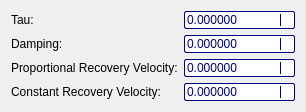
<?xml version="1.0" encoding="UTF-8"?>
<ui version="4.0">
 <class>MotorPosition</class>
 <widget class="QWidget" name="MotorPosition">
  <property name="geometry">
   <rect>
    <x>0</x>
    <y>0</y>
    <width>306</width>
    <height>102</height>
   </rect>
  </property>
  <property name="windowTitle">
   <string>Dialog</string>
  </property>
  <property name="styleSheet">
   <string notr="true">QSpinBox,QDoubleSpinBox {
	color: rgb(0,0,127);
	border: 1px solid rgb(0,0,127);
	border-radius: 2px;
}

QSpinBox:hover,QDoubleSpinBox:hover {
	background-color: rgba(0, 0, 0, 16);
}

QSpinBox::up-button,QDoubleSpinBox::up-button,
QSpinBox::down-button,QDoubleSpinBox::down-button {
	border-left: 1px solid rgb(0,0,127);
	background-color: transparent;
}

QSpinBox::up-button:hover,
QDoubleSpinBox::up-button:hover,
QSpinBox::down-button:hover,
QDoubleSpinBox::down-button:hover
{
	border-left: 1px solid rgb(0,0,127);
	background-color: rgba(0, 0, 0, 32);
}

QSpinBox::up-arrow,QDoubleSpinBox::up-arrow{
	image: url(:/icons/arrowup.png);
	width: 5px;
}

QSpinBox::down-arrow,QDoubleSpinBox::down-arrow{
	image: url(:/icons/arrowdown.png);
	width: 5px;
}
</string>
  </property>
  <layout class="QVBoxLayout" name="verticalLayout">
   <item>
    <layout class="QFormLayout" name="formLayout">
     <item row="0" column="0">
      <widget class="QLabel" name="label">
       <property name="text">
        <string>Tau:</string>
       </property>
      </widget>
     </item>
     <item row="1" column="0">
      <widget class="QLabel" name="label_2">
       <property name="text">
        <string>Damping:</string>
       </property>
      </widget>
     </item>
     <item row="2" column="0">
      <widget class="QLabel" name="label_3">
       <property name="text">
        <string>Proportional Recovery Velocity:</string>
       </property>
      </widget>
     </item>
     <item row="3" column="0">
      <widget class="QLabel" name="label_4">
       <property name="text">
        <string>Constant Recovery Velocity:</string>
       </property>
      </widget>
     </item>
     <item row="0" column="1">
      <widget class="QDoubleSpinBox" name="spinBoxTau">
       <property name="decimals">
        <number>6</number>
       </property>
       <property name="maximum">
        <double>1.000000000000000</double>
       </property>
       <property name="singleStep">
        <double>0.010000000000000</double>
       </property>
      </widget>
     </item>
     <item row="1" column="1">
      <widget class="QDoubleSpinBox" name="spinBoxDamping">
       <property name="decimals">
        <number>6</number>
       </property>
       <property name="maximum">
        <double>1.000000000000000</double>
       </property>
       <property name="singleStep">
        <double>0.010000000000000</double>
       </property>
      </widget>
     </item>
     <item row="2" column="1">
      <widget class="QDoubleSpinBox" name="spinBoxPV">
       <property name="decimals">
        <number>6</number>
       </property>
       <property name="maximum">
        <double>9999.000000000000000</double>
       </property>
      </widget>
     </item>
     <item row="3" column="1">
      <widget class="QDoubleSpinBox" name="spinBoxCV">
       <property name="decimals">
        <number>6</number>
       </property>
       <property name="maximum">
        <double>9999.000000000000000</double>
       </property>
      </widget>
     </item>
    </layout>
   </item>
  </layout>
 </widget>
 <resources/>
 <connections/>
</ui>
